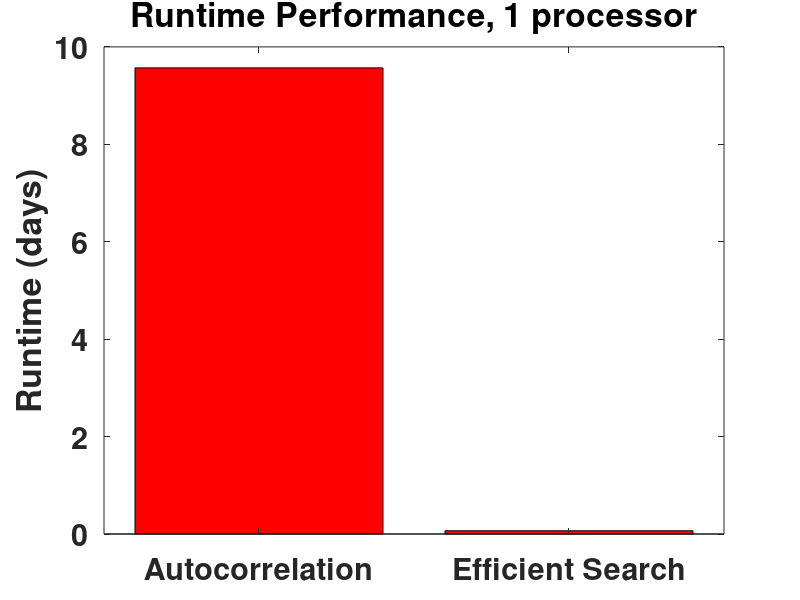
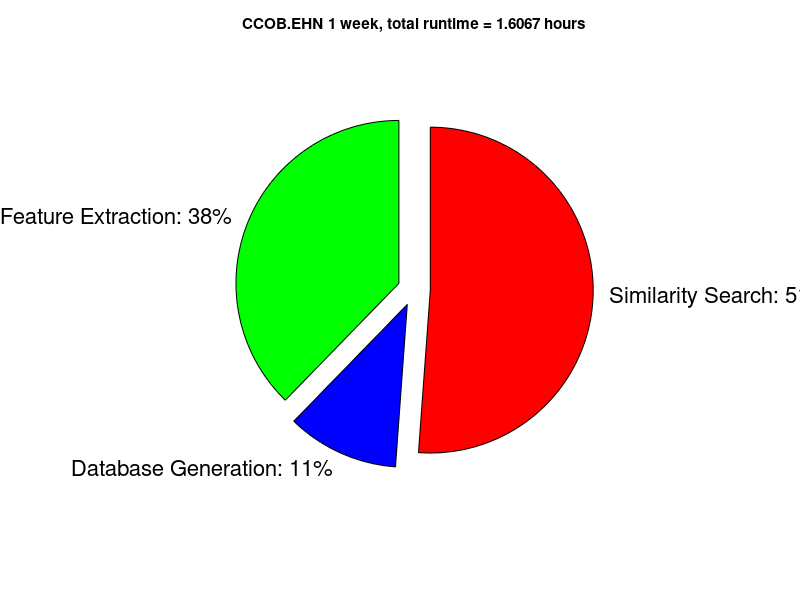

Here is the MATLAB script that generated these plots, in order:
close all
clear

% NCSN_CCOB_EHN_1wk (haar_coefficients, keep 800 coefficients per channel)

% FPSS runtimes
ncsn.runtime.spectrogram = [3.3935 2.9526 2.9289 2.9241 2.9238 2.9336 2.9446 2.9441 2.9367 2.9852 ...
    2.9362 2.854 2.9184 2.9477 2.9371 2.9508 2.9365 2.9303 2.9456 2.8725 2.8356];
ncsn.runtime.wavelet = [55.8768 55.9507 56.1847 55.9518 55.9249 56.1811 56.5656 56.6883 56.5017 55.8517 ...
     55.442 55.3529 55.3936 55.4441 55.4778 55.4377 55.4341 55.3814 55.1606 55.4019 55.3372];
ncsn.runtime.fingerprint = [949.2784];
% ncsn.runtime.minhash = [609.03]; % old_votesbug
% ncsn.runtime.database = [26.61]; % old_votesbug
% ncsn.runtime.search = [2353.9]; % old_votesbug
ncsn.runtime.minhash = [616.05];
ncsn.runtime.database = [26.97];
ncsn.runtime.search = [2959.0];
ncsn.runtime.total = sum(ncsn.runtime.spectrogram) + sum(ncsn.runtime.wavelet) + ...
    sum(ncsn.runtime.fingerprint) + sum(ncsn.runtime.minhash) + sum(ncsn.runtime.database) + ...
    sum(ncsn.runtime.search);

% Autocorrelation runtimes
ncsn.ac.onechannel = 51674.1246991158*16; % autocorrelation runtime (1 channel), (s), times number of processors
ncsn.ac.total = ncsn.ac.onechannel;

% Total runtimes (days)
ncsn.runtimes = [ncsn.ac.total ncsn.runtime.total]/(3600*24); % [autocorrelation fpss] runtime (days)
speedup = ncsn.runtimes(1)/ncsn.runtimes(2) % speedup factor

%ncsn.runtimes = [31+25/60 ncsn.runtime.total/3600]; % [autocorrelation fpss] runtime (hr)
figure
bar(ncsn.runtimes, 'r');
set(gca, 'FontSize', 22, 'FontWeight', 'bold');
xlim([0.5 2.5]);
% ylim([0 36]);
ylabel('Runtime (days)');
set(gca, 'XTick', [0:3]);
set(gca,'XTickLabel', ['                ';'Autocorrelation ';'Efficient Search';'                ']);
% set(gca, 'YTick', [0:4:36]);
% set(gca,'YTickLabel', [' 0';' 4';' 8';'12';'16';'20';'24';'28';'32';'36']);
title('Runtime Performance, 1 processor');
% text(0.6, 32.5, '31 hours 25 minutes', 'FontSize', 16);
% text(1.8, 2, '45 minutes', 'FontSize', 16);
% text(0.75, 20, '31 hours', 'color','w', 'FontSize', 22, 'FontWeight', 'bold');
% text(0.7, 17, '25 minutes', 'color','w', 'FontSize', 22, 'FontWeight', 'bold');
% text(1.7, 3, '45 minutes', 'FontSize', 22, 'FontWeight', 'bold');


% NCSN_CCOB_EHN_1wk (haar_coefficients, keep 800 coefficients per channel)
% Make pie chart for runtime breakdown

run_times = [sum(ncsn.runtime.spectrogram) + sum(ncsn.runtime.wavelet) + ...
    sum(ncsn.runtime.fingerprint), sum(ncsn.runtime.minhash) + sum(ncsn.runtime.database), ...
    sum(ncsn.runtime.search)]; % (s)
labels = {'Feature Extraction: ', 'Database Generation: ', ...
    'Similarity Search: '}';
explode = [1,1,1];

figure
set(gca,'FontSize',16);
h = pie(run_times, explode);
hText = findobj(h, 'Type', 'text');
percentValues = get(hText, 'String');
combined_labels = strcat(labels, percentValues);
oldExtents_cell = get(hText, 'Extent'); % cell array
oldExtents = cell2mat(oldExtents_cell); % numeric array
set(hText,{'String'},combined_labels);

hp = findobj(h, 'Type', 'patch');
set(hp(1), 'FaceColor', 'g');
set(hp(2), 'FaceColor', 'b');
set(hp(3), 'FaceColor', 'r');

set(h(2:2:6), 'FontSize', 16);

title(['CCOB.EHN 1 week, total runtime = ', num2str(ncsn.runtime.total/3600) ' hours']);